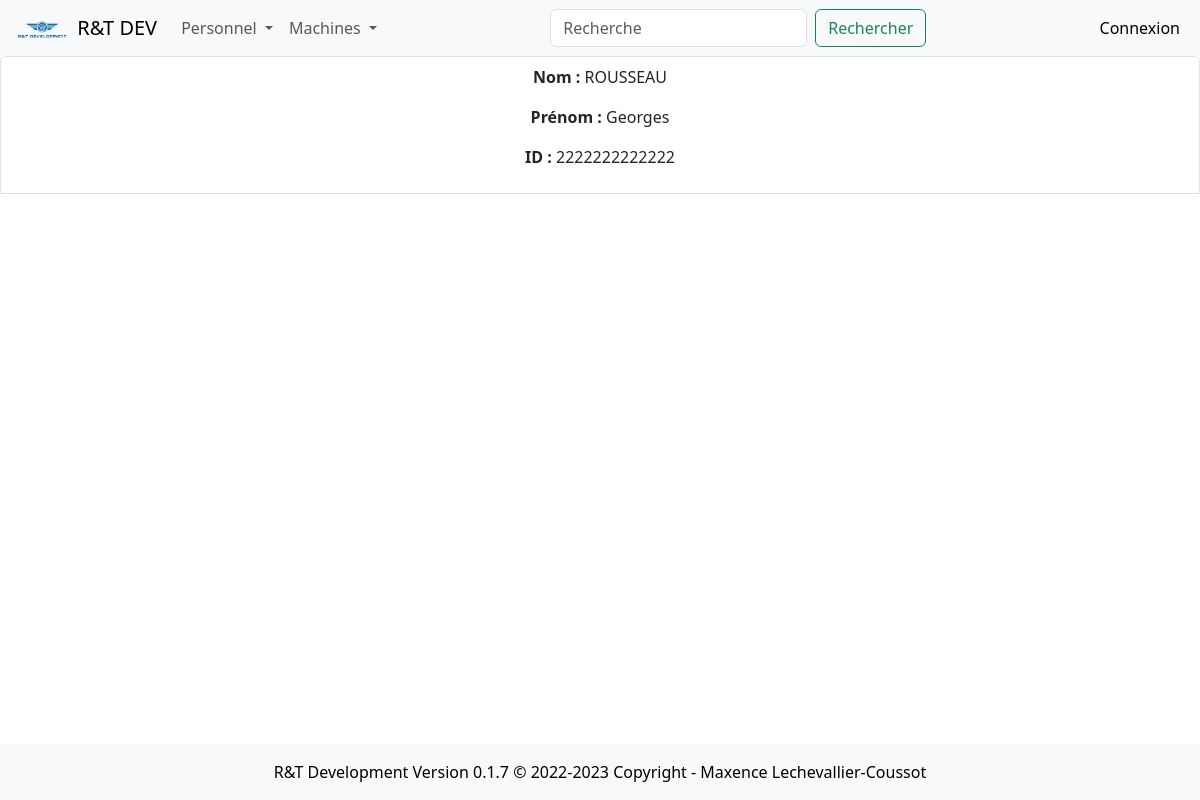
Screenshot of /computerApp/personnel/2222222222222 with the database file from the repository.
### computerApp/models.py (models this page shows, shortened)
class Personnel(models.Model):
    id = models.PositiveIntegerField(primary_key=True, editable=True, validators=[MaxValueValidator(9999999999999)])
    nom = models.CharField(max_length=200)
    prenom = models.CharField(max_length=200)

### computerApp/views.py (the view)
# urls.py: path('personnel/<pk>', views.personnel_detail_view, name='personnel-detail'),
def personnel_detail_view(request, pk):
    personnel = get_object_or_404(Personnel, id=pk)
    context = {'personnel' : personnel}
    return render(request, 'computerApp/personnel_detail.html', context)

### computerApp/templates/computerApp/personnel_detail.html
{% extends "index.html" %}
{% block content %}
    <ul class="list-group">
        <li class="list-group-item list-group-flush">
            <p class="text-center"><strong>Nom : </strong>{{personnel.nom}}<p>
            <p class="text-center"><strong>Prénom : </strong>{{personnel.prenom}}<p>
            <p class="text-center"><strong>ID : </strong>{{personnel.id}}
        </li>
    <ul>
{% endblock %}

### rows the page displays
Personnel: nom "ROUSSEAU", prenom "Georges", id "2222222222222"
